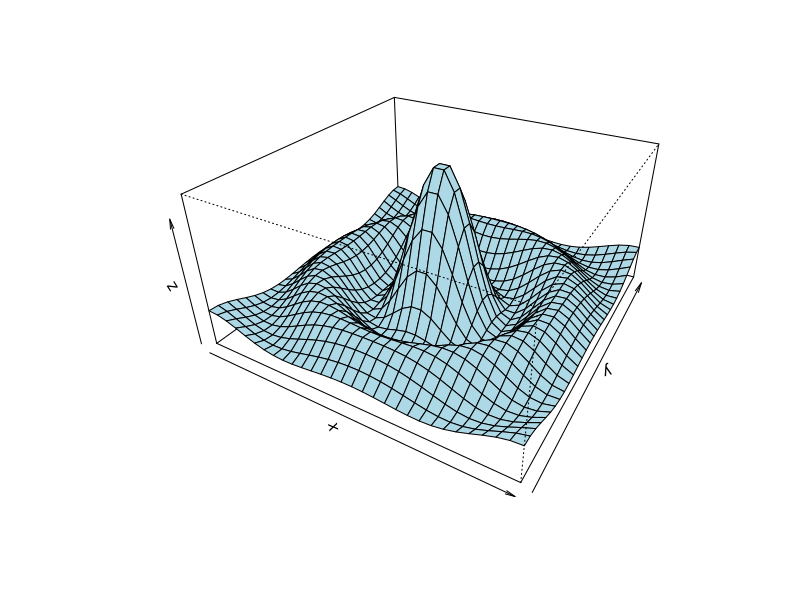

Reproduce this figure in R.
 # (1) The Obligatory Mathematical surface.
 #     Rotated sinc function.

x <- seq(-10, 10, length= 30)

y <- x

f <- function(x, y) { r <- sqrt(x^2+y^2); 10 * sin(r)/r }

z <- outer(x, y, f)

z[is.na(z)] <- 1

op <- par(bg = "white")

persp(x, y, z, theta = 30, phi = 30, expand = 0.5, col = "lightblue")